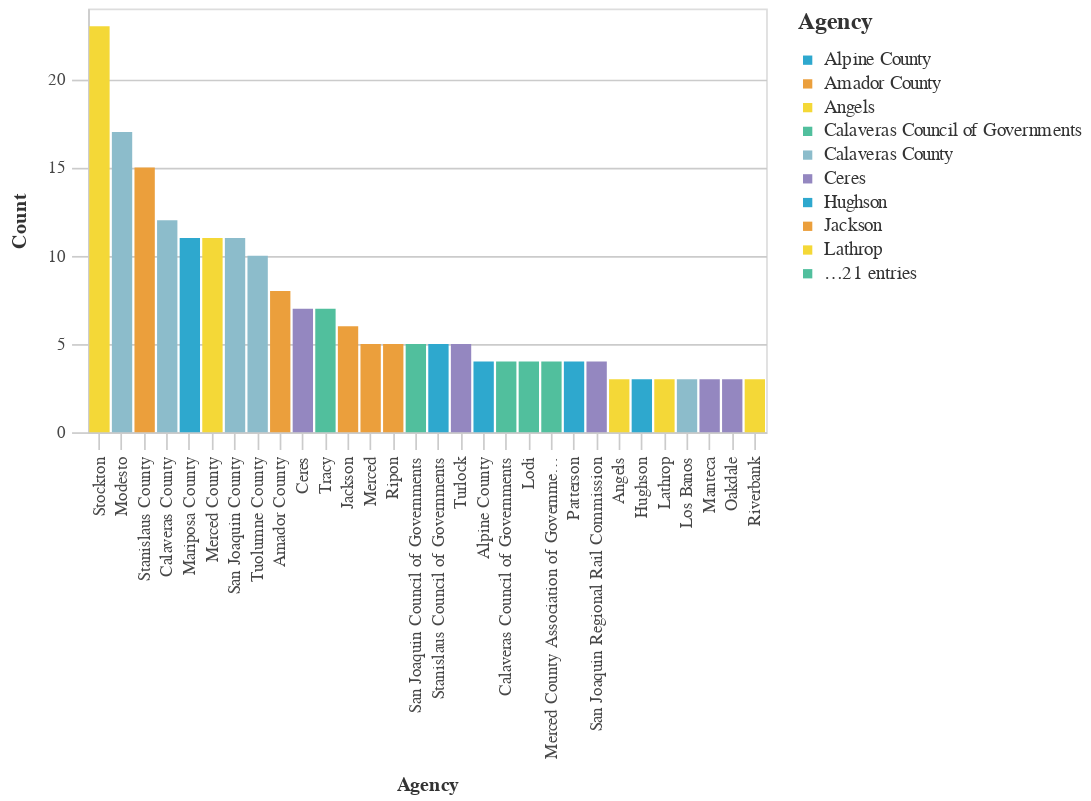

Notebook code for this chart:
### Code cell
#Bar chart Agencies With The Most Unique Prefix Codes
    
chart3 = (_dla_utils_reports.basic_bar_chart_no_save(((_dla_utils_reports.get_nunique(df, 'prefix', 'primary_agency_name')).head(30)),
                            'primary_agency_name', 'n', 'primary_agency_name', district))
    
display(HTML("<h4><strong>Agencies With The Most Unique Prefix Codes</strong></h4>"))
display(chart3)

### Figure 1 — Vega-Lite specification as saved in the notebook (floating-point values rounded to 4 significant figures)
{"config": {"view": {"continuousWidth": 400, "continuousHeight": 300}, "axis": {"domainColor": "#cbcbcb", "grid": true, "gridColor": "#cbcbcb", "gridWidth": 1, "labelColor": "#474747", "labelFont": "Nunito Sans", "labelFontSize": 10, "labelPadding": 4, "tickColor": "#cbcbcb", "tickSize": 10, "titleColor": "#333", "titleFont": "Raleway", "titleFontSize": 12, "titlePadding": 10}, "axisBand": {"grid": false}, "background": "white", "font": "Raleway", "header": {"labelFont": "Nunito Sans", "titleFont": "Raleway"}, "legend": {"labelColor": "#333", "labelFont": "Nunito Sans", "labelFontSize": 11, "labelLimit": 0, "padding": 1, "symbolSize": 30, "symbolType": "square", "titleColor": "#333", "titleFont": "Raleway", "titleFontSize": 14, "titlePadding": 10}, "title": {"anchor": "middle", "font": "Raleway", "fontSize": 18, "fontWeight": 300, "offset": 20}}, "data": {"name": "data-8c30eff7f2a00014e565d4bb68c88ca9"}, "mark": "bar", "encoding": {"color": {"field": "primary_agency_name", "legend": {"symbolLimit": 10, "title": "Agency"}, "scale": {"range": ["#2EA8CE", "#EB9F3C", "#F4D837", "#51BF9D", "#8CBCCB", "#9487C0"]}, "type": "nominal"}, "tooltip": [{"field": "primary_agency_name", "type": "nominal"}, {"field": "n", "type": "quantitative"}], "x": {"field": "primary_agency_name", "sort": "-y", "title": "Agency", "type": "nominal"}, "y": {"field": "n", "title": "Count", "type": "quantitative"}}, "height": 250, "width": 400, "$schema": "https://vega.github.io/schema/vega-lite/v4.17.0.json", "datasets": {"data-8c30eff7f2a00014e565d4bb68c88ca9": [{"primary_agency_name": "Stockton", "n": 23}, {"primary_agency_name": "Modesto", "n": 17}, {"primary_agency_name": "Stanislaus County", "n": 15}, {"primary_agency_name": "Calaveras County", "n": 12}, {"primary_agency_name": "Mariposa County", "n": 11}, {"primary_agency_name": "Merced County", "n": 11}, {"primary_agency_name": "San Joaquin County", "n": 11}, {"primary_agency_name": "Tuolumne County", "n": 10}, {"primary_agency_name": "Amador County", "n": 8}, {"primary_agency_name": "Ceres", "n": 7}, {"primary_agency_name": "Tracy", "n": 7}, {"primary_agency_name": "Jackson", "n": 6}, {"primary_agency_name": "Merced", "n": 5}, {"primary_agency_name": "Ripon", "n": 5}, {"primary_agency_name": "San Joaquin Council of Governments", "n": 5}, {"primary_agency_name": "Stanislaus Council of Governments", "n": 5}, {"primary_agency_name": "Turlock", "n": 5}, {"primary_agency_name": "Alpine County", "n": 4}, {"primary_agency_name": "Calaveras Council of Governments", "n": 4}, {"primary_agency_name": "Lodi", "n": 4}, {"primary_agency_name": "Merced County Association of Governments", "n": 4}, {"primary_agency_name": "Patterson", "n": 4}, {"primary_agency_name": "San Joaquin Regional Rail Commission", "n": 4}, {"primary_agency_name": "Angels", "n": 3}, {"primary_agency_name": "Hughson", "n": 3}, {"primary_agency_name": "Lathrop", "n": 3}, {"primary_agency_name": "Los Banos", "n": 3}, {"primary_agency_name": "Manteca", "n": 3}, {"primary_agency_name": "Oakdale", "n": 3}, {"primary_agency_name": "Riverbank", "n": 3}]}}
